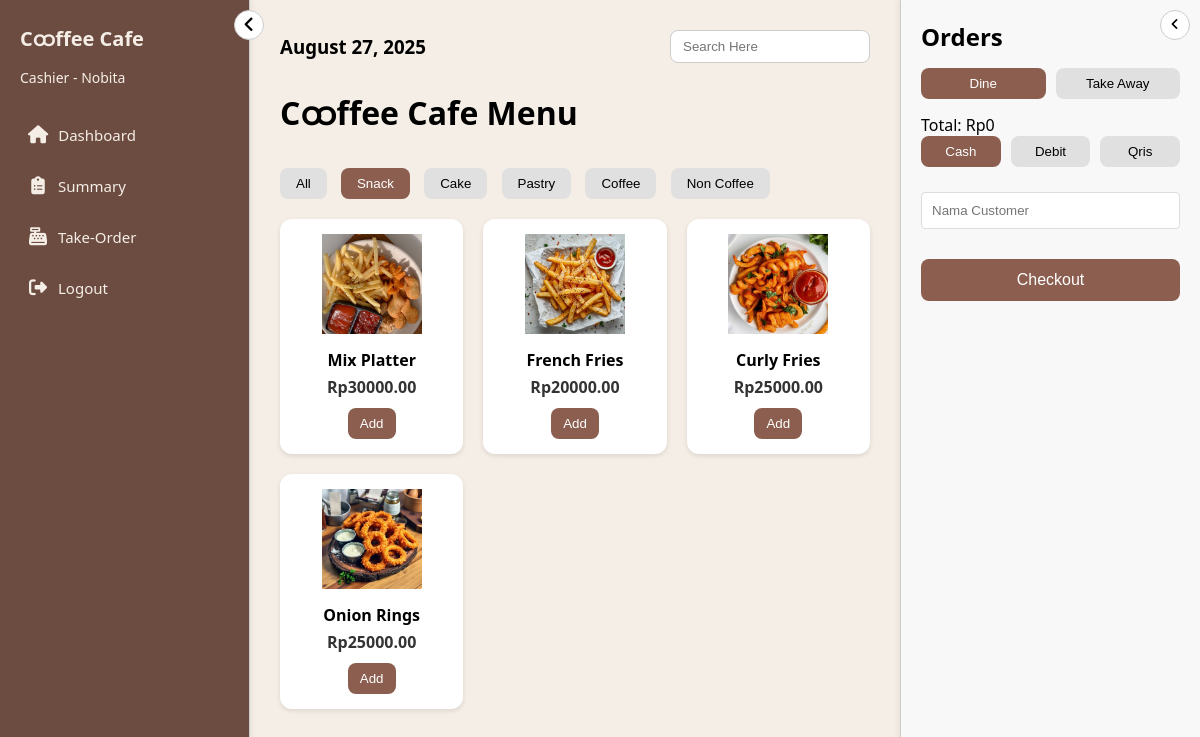
/order/?kategori=snack (signed in), run on the app's committed database.
### mainMenu/models.py (models this page shows, shortened)
class Menu(models.Model):
    KATEGORI_CHOICES = [
        ('snack', 'Snack'),
        ('pastry', 'Pastry'),
        ('cake', 'Cake'),
        ('coffee', 'Coffee'),
        ('non_coffee', 'Non Coffee'),
    ]
    id_menu = models.AutoField(primary_key=True)
    nama_item = models.CharField(max_length=100)
    kategori = models.CharField(max_length=20, choices=KATEGORI_CHOICES)
    gambar = models.ImageField(upload_to='menu_images/', blank=True, null=True)
    harga = models.DecimalField(max_digits=10, decimal_places=2)
    status = models.BooleanField(default=True)

### mainMenu/views.py (the view)
# urls.py: path('order/', views.kasir_order, name='kasir_order'),
@login_required
def kasir_order(request):
    search_query = request.GET.get('search', '')
    kategori = request.GET.get('kategori', '')
    menus = Menu.objects.filter(status=True)
    if kategori and kategori != "All":
        menus = menus.filter(kategori=kategori)
    if search_query:
        menus = menus.filter(nama_item__icontains=search_query)
    context = {
        'user': request.user,
        'menus': menus,
        'kategori': kategori,
        'search': search_query,
    }
    return render(request, 'kasir/order.html', context)

### mainMenu/templates/kasir/order.html (shortened to what this page needs)
{% extends 'base.html' %}
{% block content %}
   <form method="get">
    <div class="header">
      <h3>{% now "F d, Y" %}</h3>
      <input type="text" name="search" placeholder="Search Here" value="{{ request.GET.search }}">
    </div>
  </form>
  <h1>Cထffee Cafe Menu</h1>
  <div class="category-filter">
    <a href="?kategori=All"><button {% if kategori == None or kategori == 'All' %}class="active"{% endif %}>All</button></a>
    <a href="?kategori=snack"><button {% if kategori == 'snack' %}class="active"{% endif %}>Snack</button></a>
    <a href="?kategori=cake"><button {% if kategori == 'cake' %}class="active"{% endif %}>Cake</button></a>
    <a href="?kategori=pastry"><button {% if kategori == 'pastry' %}class="active"{% endif %}>Pastry</button></a>
    <a href="?kategori=coffee"><button {% if kategori == 'coffee' %}class="active"{% endif %}>Coffee</button></a>
    <a href="?kategori=non_coffee"><button {% if kategori == 'non_coffee' %}class="active"{% endif %}>Non Coffee</button></a>
  </div>
  <div class="product-grid">
    {% for menu in menus %}
      <div class="product-card" data-menu-id="{{ menu.id_menu }}">
        <img src="{{ menu.gambar.url }}" alt="{{ menu.nama_item }}">
        <h3>{{ menu.nama_item }}</h3>
        <p>Rp{{ menu.harga }}</p>
        <button>Add</button>
      </div>
    {% empty %}
      <p>Tidak ada menu tersedia.</p>
    {% endfor %}
  </div>
    <div class="container">
      <aside class="order-summary minimized">
        <button id="toggleOrderSummary" class="toggle-order-summary-btn">
          <i class="fas fa-angle-left"></i>
        </button>
        <div class="order-content">
          <h2>Orders</h2>
          <div class="order-mode" id="orderModeGroup">
            <button class="order-mode-btn active" data-mode="Dine In">Dine</button>
            <button class="order-mode-btn" data-mode="Take Away">Take Away</button>
          </div>
          <div class="totals" id="orderTotal">
          </div>
          <div class="payments" id="paymentMethodGroup">
            <button class="payment-btn active" data-method="Cash">Cash</button>
            <button class="payment-btn" data-method="Debit">Debit</button>
            <button class="payment-btn" data-method="Qris">Qris</button>
          </div>
          <input type="text" id="nama_customer" placeholder="Nama Customer" class="customer-input" />
          <button type="button" class="checkout-btn" id="checkoutBtn">Checkout</button>
        </div>
      </aside>
    </div>
{% endblock %}

### mainMenu/templates/base.html (shortened to what this page needs)
{% load static %}
<!DOCTYPE html>
<html lang="id">
<head>
  <link rel="stylesheet" href="{% static 'css/style.css' %}">
  <link rel="stylesheet" href="https://cdnjs.cloudflare.com/ajax/libs/font-awesome/6.5.0/css/all.min.css">
</head>
<body>
  <div class="container-dashboard">
    <aside class="kasir-sidebar">
      <button id="toggleSidebar" class="toggle-sidebar-btn">
        <i class="fas fa-angle-left"></i>
      </button>
      <div class="kasir-brand">
        <h2>Cထffee Cafe</h2>
        <p>Cashier - {{ user.username }}</p>
      </div>
      <nav class="kasir-nav">
        <ul class="sidebar-menu">
          <li><a href="{% url 'kasir_dashboard' %}"><i class="fas fa-home"></i><span>Dashboard</span></a></li>
          <li><a href="{% url 'kasir_summary' %}"><i class="fa-solid fa-clipboard-list"></i><span>Summary</span></a></li>
          <li><a href="{% url 'kasir_order' %}"><i class="fas fa-cash-register"></i><span>Take-Order</span></a></li>
          <li>
            <form method="POST" action="{% url 'logout' %}" id="logoutForm">
              <button type="submit" onclick="return confirmLogout(event)">
                <i class="fas fa-sign-out-alt"></i><span>Logout</span>
              </button>
            </form>
          </li>
        </ul>
      </nav>
    </aside>
    <main class="main-content">
      {% block content %}
      {% endblock %}
    </main>
  </div>
</body>
</html>

### mainMenu/static/css/style.css (style rules this page uses)
* { margin: 0; padding: 0; box-sizing: border-box; }
body { font-family: 'Segoe UI', sans-serif; display: flex; height: 100vh; background-color: #f5eee6; }
.container { display: flex; flex: 1; }
.container-dashboard { display: flex; width: 100%; }
.kasir-sidebar { width: 250px; height: 100vh; background-color: #6c4c41; border-right: 1px solid #ccc; padding: 20px; box-shadow: 2px 0 5px rgba(0,0,0,0.05); position: fixed; }
.kasir-brand { margin-bottom: 30px; }
.kasir-brand h2 { color: #f5eee6; font-size: 20px; margin: 0; }
.kasir-brand p { color: #f5eee6; font-size: 14px; margin: 5px 0 0; }
.kasir-nav ul { list-style: none; padding: 0; margin: 0; }
.kasir-nav ul li { margin-bottom: 15px; }
.kasir-nav ul li a, .kasir-nav ul li button { display: flex; align-items: center; gap: 10px; color: #f5eee6; text-decoration: none; font-size: 15px; background: none; border: none; cursor: pointer; width: 100%; text-align: left; padding: 8px; border-radius: 4px; transition: background 0.2s; }
.sidebar-menu { list-style: none; padding: 0; margin: 0; }
.sidebar-menu li { margin-bottom: 15px; }
.sidebar-menu li a, .sidebar-menu li button { display: flex; align-items: center; gap: 12px; padding: 10px 16px; font-size: 16px; color: #333; background: none; border: none; text-decoration: none; width: 100%; text-align: left; cursor: pointer; }
.sidebar-menu li button { font-family: inherit; }
.sidebar-menu i { min-width: 20px; text-align: center; font-size: 18px; }
.toggle-sidebar-btn { background: none; border: none; cursor: pointer; font-size: 18px; position: absolute; top: 10px; right: -15px; background-color: #fff; border: 1px solid #ccc; border-radius: 50%; width: 30px; height: 30px; display: flex; justify-content: center; align-items: center; z-index: 1001; }
.container-dashboard { display: flex; }
.main-content { margin-left: 250px; transition: margin-left 0.3s; padding: 20px; flex: 1; }
.main-content { flex: 1; padding: 30px; overflow-y: auto; }
.header { display: flex; justify-content: space-between; align-items: center; margin-bottom: 20px; }
.header input[type="text"] { padding: 8px 12px; border: 1px solid #ccc; border-radius: 8px; width: 200px; }
h1 { margin-bottom: 15px; }
.category-filter { margin-bottom: 20px; }
.category-filter button { margin-right: 10px; padding: 8px 16px; border: none; border-radius: 8px; background: #e0e0e0; cursor: pointer; }
.category-filter .active { background: #8b5e4f; color: white; }
.product-grid { display: grid; grid-template-columns: repeat(auto-fill, minmax(180px, 1fr)); gap: 20px; }
.product-card { background: white; padding: 15px; border-radius: 12px; text-align: center; box-shadow: 0 2px 5px rgba(0,0,0,0.1); }
.product-card img { width: 100px; height: 100px; object-fit: cover; margin-bottom: 10px; }
.product-card h3 { margin-bottom: 5px; font-size: 16px; }
.product-card p { font-weight: bold; color: #333; }
.product-card button { margin-top: 10px; padding: 8px 12px; background: #8b5e4f; color: white; border: none; border-radius: 8px; cursor: pointer; }
.order-summary { width: 300px; height: 100vh; background-color: #f8f8f8; border-left: 1px solid #ccc; padding: 20px; box-shadow: -2px 0 5px rgba(0,0,0,0.05); position: fixed; right: 0; top: 0; transition: width 0.3s; z-index: 1000; overflow-y: auto; }
.toggle-order-summary-btn { position: absolute; right: 10px; top: 10px; background: white; border: 1px solid #ccc; border-radius: 50%; width: 30px; height: 30px; display: flex; align-items: center; justify-content: center; cursor: pointer; z-index: 1001; }
.order-summary h2 { margin-bottom: 15px; }
.order-mode, .payments { display: flex; gap: 10px; flex-wrap: wrap; margin-bottom: 15px; }
.order-mode button, .payments button { flex: 1; padding: 8px; border: none; border-radius: 8px; background: #e0e0e0; cursor: pointer; }
.order-mode .active, .payments .active { background: #000; color: white; }
.checkout-btn { margin-top: 20px; padding: 12px; width: 100%; background: #8b5e4f; color: white; border: none; border-radius: 8px; font-size: 16px; cursor: pointer; }
.customer-input { width: 100%; padding: 10px; margin: 10px 0; border: 1px solid #ddd; border-radius: 4px; }
.order-mode-btn.active, .payment-btn.active { background-color: #8b5e4f; color: white; }

### data on the page
Menu: gambar (picture), nama_item "Mix Platter", harga "30000.00"
Menu: gambar (picture), nama_item "French Fries", harga "20000.00"
Menu: gambar (picture), nama_item "Curly Fries", harga "25000.00"
Menu: gambar (picture), nama_item "Onion Rings", harga "25000.00"

### other printed values
{{ user.username }} "Nobita"
